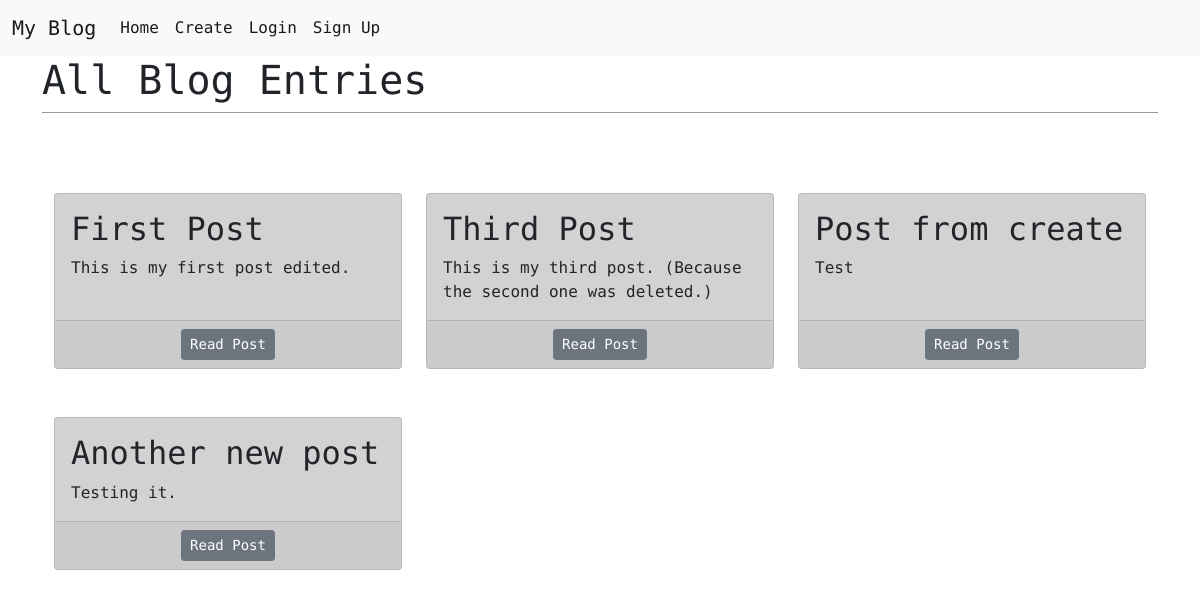
/, run on an earlier commit of the app's database.
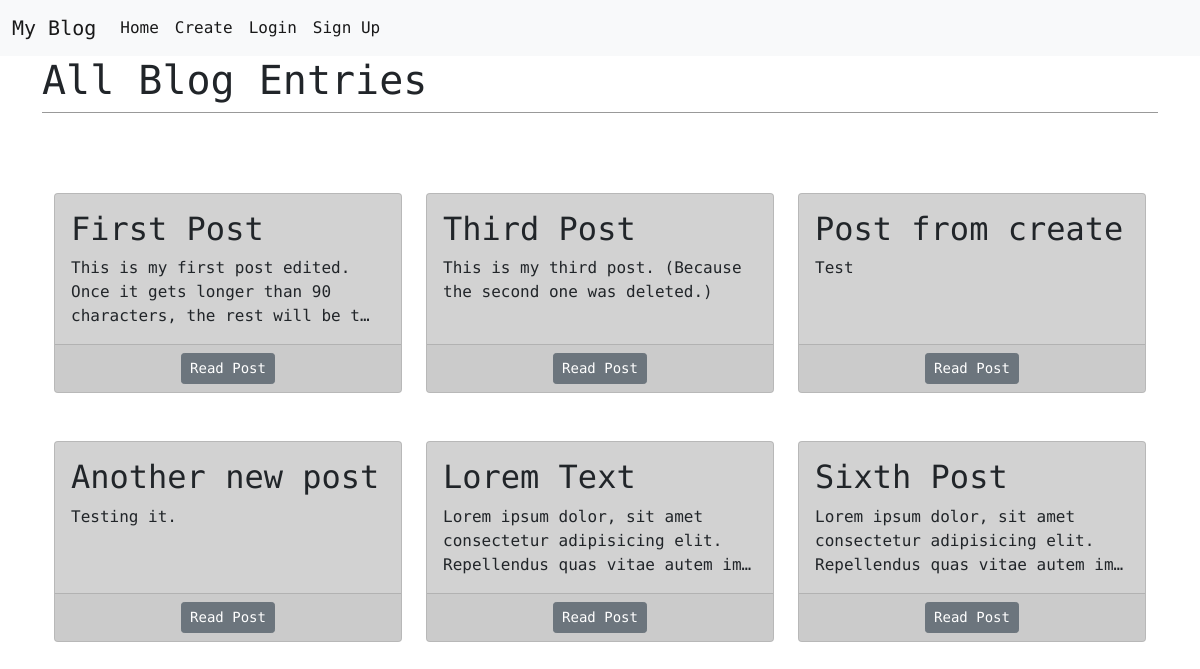
And on a later commit of the database.
### blog/models.py (models this page shows, shortened)
class Post(models.Model):
    title = models.CharField(max_length=200)
    author = models.ForeignKey("auth.User", on_delete=models.CASCADE)
    body = models.TextField()

### blog/views.py (the view)
# urls.py: path("", BlogListView.as_view(), name="home"),
class BlogListView(ListView):
    model = Post
    template_name = "home.html"

### templates/home.html (shortened to what this page needs)
{% extends 'base.html' %}
{% load mathfilters %}
{% block content %}
    <div class="container">
        <header>
            <h1>All Blog Entries</h1>
        </header>
        <div class="container">
            <div class="row justify-content-start">
                {% for post in object_list %}
                    {% if forloop.counter|sub:1|divisibleby:3 %}
                    </div>
                    <div class="row justify-content-start">
                        <div class="col-4">
                            <div class="card">
                                <div class="card-body post-entry">
                                    <h2 class="card-title">{{ post.title }}</h2>
                                    <p class="card-text">{{ post.body|truncatechars:90 }}</p>
                                </div>
                                <div class="card-footer text-center">
                                    <a class="btn btn-secondary btn-sm" href="{% url 'post_detail' post.pk %}">Read Post</a>
                                </div>
                            </div>
                        </div>
                    {% else %}
                        <div class="col-4">
                            <div class="card">
                                <div class="card-body post-entry">
                                    <h2 class="card-title">{{ post.title }}</h2>
                                    <p class="card-text">{{ post.body|truncatechars:90 }}</p>
                                </div>
                                <div class="card-footer text-center">
                                    <a class="btn btn-secondary btn-sm" href="{% url 'post_detail' post.pk %}">Read Post</a>
                                </div>
                            </div>
                        </div>
                    {% endif %}
                {% endfor %}
            </div>
        </div>
    </div>
{% endblock content %}

What changed in the data, as far as the page shows it:
changed Post "First Post": body "This is my first post edited." → "This is my first post edited. Once it gets longer than 90 characters, the rest will be t…"
added Post: title "Lorem Text", body "Lorem ipsum dolor, sit amet consectetur adipisicing elit. Repellendus quas vitae autem im…"
added Post: title "Sixth Post", body "Lorem ipsum dolor, sit amet consectetur adipisicing elit. Repellendus quas vitae autem im…"
